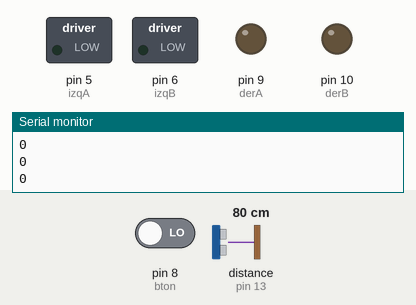
Recording of a sketch running on a simulated Arduino Uno, built with avr-gcc and run on an emulated ATmega328P. Parts: switched loads named in the sketch (green lamp = pin HIGH), output pins drawn as LEDs (lit = HIGH), the last lines printed to the serial monitor. Dashed ring = blinking. The inputs (shaded band) are chosen by the test bench; at power-on: pin 8 (bton) LOW, distance to the obstacle (sensor on pin 13) 80 cm. The echo pulse lasts 58.3 µs per cm; pins used as bus, display or sensor lines are not drawn.

Above: at 1.2 s.
1.3 s: pin 8 (bton) driven HIGH
At 1.5 s:
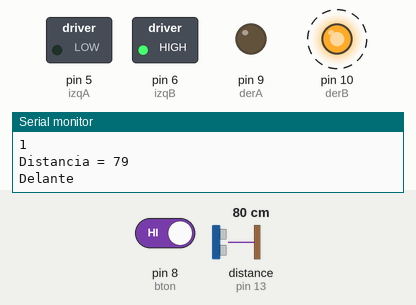
4.3 s: distance to the obstacle (sensor on pin 13) set to 56 cm
7.3 s: distance to the obstacle (sensor on pin 13) set to 46 cm
At 8.13 s:
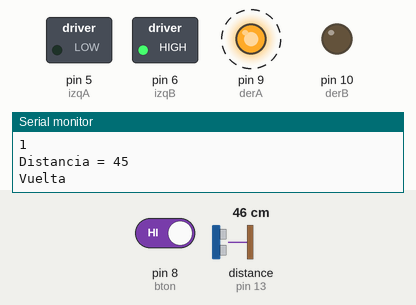
10.3 s: distance to the obstacle (sensor on pin 13) set to 60 cm
At 13.2 s:
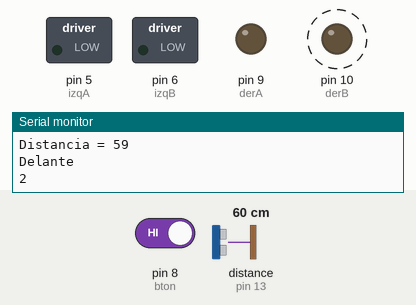
13.3 s: distance to the obstacle (sensor on pin 13) set to 2 cm
At 14.35 s:
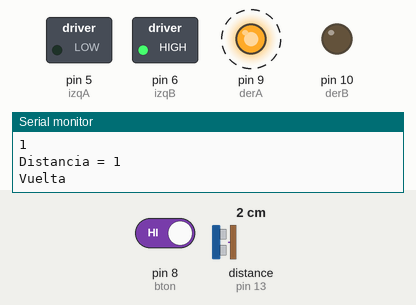
Timing chart, 0 to 17.3 s (numbered marks = the images above; inputs shaded):
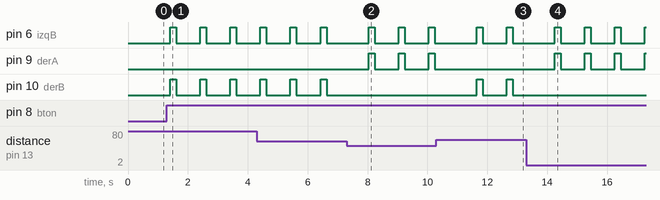

Measured:
- the behaviour switches between 52 and 51 cm on distance to the obstacle (sensor on pin 13) (found by bisection; images 1 and 2)
- after the input at 1.3 s, pin 6 (izqB), pin 10 (derB): alternates HIGH for 0.20 s and LOW for 0.81 s, starting after 0.11 s
- after the input at 7.3 s, pin 9 (derA): alternates HIGH for 0.20 s and LOW for 0.80 s, starting after 0.73 s; pin 10 (derB): stops changing and stays LOW
- after the input at 10.3 s, pin 9 (derA): stops changing and stays LOW; pin 10 (derB): alternates HIGH for 0.20 s and LOW for 0.80 s, starting after 1.3 s
- after the input at 13.3 s, pin 9 (derA): alternates HIGH for 0.20 s and LOW for 0.80 s, starting after 0.95 s; pin 10 (derB): stops changing and stays LOW

The sketch:

sketch_sumo.ino
```cpp
// Puente H L293D
/*
ARDUINO   L293D(Puente H)
  5          10
  6          15
  9          7
  10         2
  5V         1, 9, 16
  GND        4, 5, 12, 13
*/
const int transmisor = 12;
const int receptor =13;

const int bton = 8;
int pulsador = 0;
int b1=0;
int b2=0;

int estado = 0;

int izqA = 5;
int izqB = 6;
int derA = 9;
int derB = 10;

int vel = 255;
void setup() {
  pinMode(derA, OUTPUT);
  pinMode(derB, OUTPUT);
  pinMode(izqA, OUTPUT);
  pinMode(izqB, OUTPUT);
  pinMode(transmisor,OUTPUT);
  pinMode(receptor,INPUT);
  pinMode(bton,INPUT);
  digitalWrite(transmisor,LOW);
  Serial.begin(9600);

}
void emitirPulso(){
  digitalWrite(transmisor,HIGH);
  delayMicroseconds(10);
  digitalWrite(transmisor,LOW);
}
void delante(){
  analogWrite(derB, vel);  // Frente 2 segundos
    analogWrite(izqB, vel);
}
void vuelta(){
  analogWrite(derA, vel);  // Derecha 0,5 segundos
  analogWrite(izqB, vel);
}
void detener(){
  analogWrite(derA, 0);    // Detiene los Motores
  analogWrite(izqA, 0);
   digitalWrite(derB, 0);  // Detiene los Motores
    analogWrite(izqB, 0);
  delay(600);
}
void operacion(){
   long tiempo;
  long distancia=0;
      emitirPulso();
      tiempo = pulseIn(receptor,HIGH);
      distancia = tiempo/59;
      Serial.print("Distancia = ");
      Serial.println(distancia);
      if(distancia > 50){
        b1=1;
        if(b2!=0){
          detener();
          b2=0;
        }
        Serial.println("Delante");
        delante();
      }else{
        b2=1;
        if(b1!= 0){
          detener();
          b1=0;
        }
        Serial.println("Vuelta");
        vuelta();

      }

}
void loop() {
  pulsador = digitalRead(bton);
  if(pulsador == HIGH){
     estado++;
  }
  Serial.println(estado);
  if(estado == 1){
    operacion();
  }else if(estado == 2){
   detener();
    estado = 0;
  }
  delay(200);

 }
```
